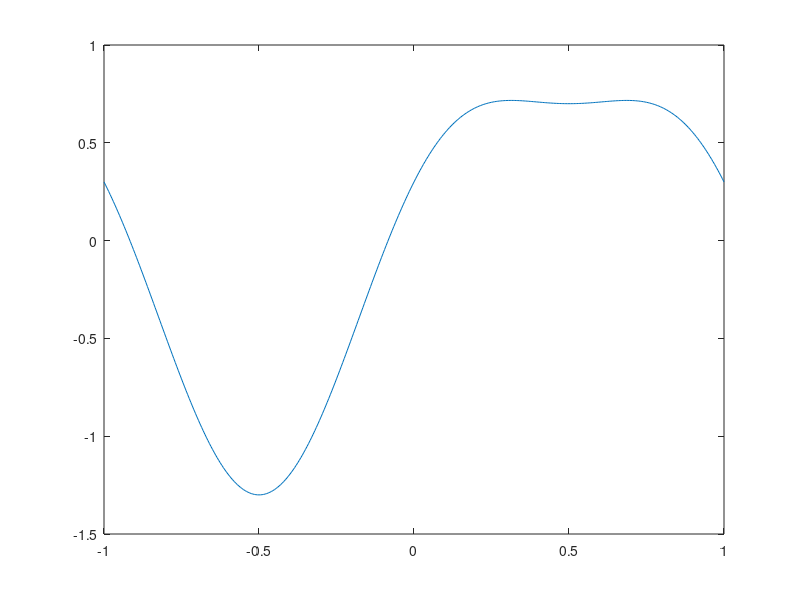

Recreate this plot in MATLAB. (Note: this script raises an error after producing the figure.)
fs = inline('sin(pi*x)+0.3*cos(2*pi*x)'); % make up a function
%fs = inline('tanh(pi/2*cos(pi*x)).*(x-2)');
%fs = inline('max(0,1-4*(x-1/4).^2)'); % make up a function
xp =[-1:2/400:1]';        % some plotting and validation points
fp = fs(xp);              % values of the reference function at validation points
plot(xp,fp);

nordTests = 2:15;
for itest = 1:length(nordTests)
  nord = nordTests(itest);  % degree of 1D expansion
  nup  = nord + 1;          % number of basis functions
  nr   = nord + 1;          % number of quadrature points
                            % or (polynomial degree+1)

% 1D setup
  ab=r_jacobi(nord+1);      % recurrence coefficients for orthogonal polynomials (legendre)
  xw=gauss(nord+1,ab);      % corresponding Gauss roots and Gauss weights
  xw(:,2)  = 0.5*xw(:,2);   % scale quadrature weights to have sum=1

   % Build the 1D vectors and matrices
  P = legendrepols(nord,xw(:,1));   % sample basis function on quadrature points
                                    % P(i,n) is the basis function of degree (n-1) at quadrature point i
  psinor = (P.^2)'*xw(:,2);         % norm of 1D basis functions

  % Build the projection matrix
  Prj = P;
  for n = 1:nup
     Prj(:,n) = P(:,n).*xw(:,2);
  end
  for i = 1:nr
     Prj(i,:) = Prj(i,:)./psinor(:)';
  end
  
  fq = fs(xw(:,1));                 %  sample function at the quadrature points

  fhproj = Prj'*fq;                 %  coefficients by projection

% validation points
  Pp = legendrepols(nord,xp);       % sample basis  at validation points
  faproj = Pp*fhproj;               % approximation at validation points

  erms(itest) = sqrt(sum((faproj-fp).^2)/length(fp)); % approximation error on validation points
  [nord erms(itest)]


  plot(xp,fp,'k',xp,faproj,'b', xw(:,1),fq,'rx');
  title(strcat('nord=',int2str(nord)));
  legend('Exact','Projection','Samples');
  pause
end
semilogy(nordTests-1, erms,'r');
xlabel('Polynomial degree $P$','Interpret','latex');
ylabel('$\|\epsilon\|_2$','Interpret','latex');
legend('Projection');
title('Convergence Rates');
print('-dpdf', 'ConvergenceCurve.pdf');
